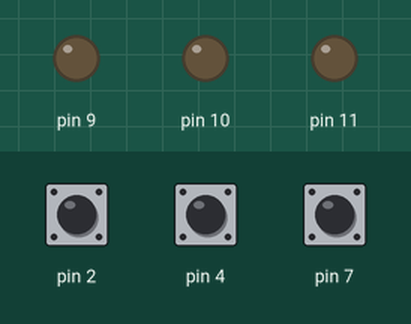
The sketch below on a simulated Arduino Uno, built with avr-gcc and run on an emulated ATmega328P. On the bench: output pins drawn as LEDs (lit = HIGH). The test bench sets the inputs (shaded band); at power-on: pin 2 HIGH, pin 4 HIGH, pin 7 HIGH. What the sketch prints to the serial monitor is not drawn.

Above: at 1.2 s.
1.3 s: pin 2 pulled LOW for 0.15 s
At 1.38 s:
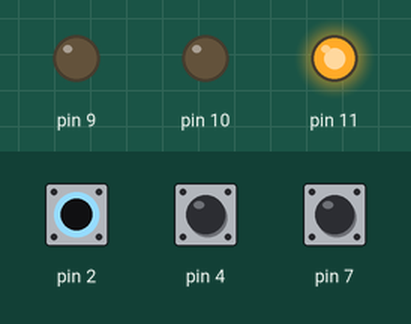
2.9 s: pin 4 pulled LOW for 0.15 s
At 2.98 s:
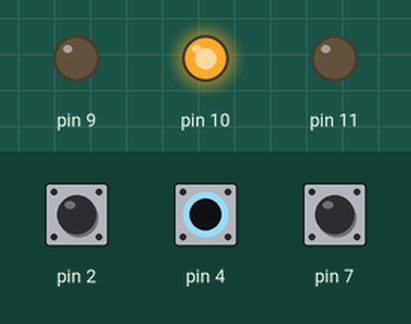
4.5 s: pin 7 pulled LOW for 0.15 s
At 4.58 s:
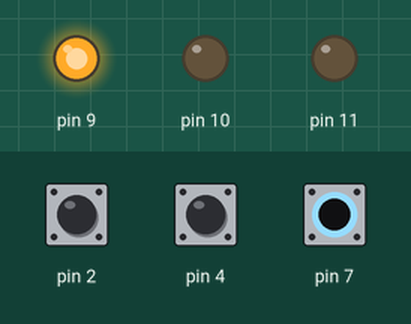
6.1 s: pin 7 pulled LOW for 3.2 s
At 10.5 s:
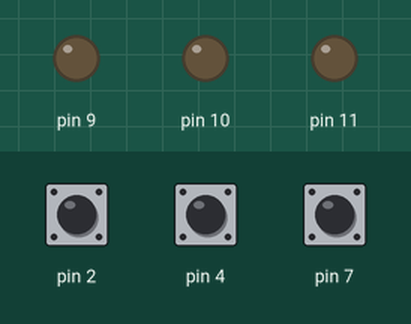
10.8 s: pin 2 pulled LOW for 3.2 s
At 11.5 s:
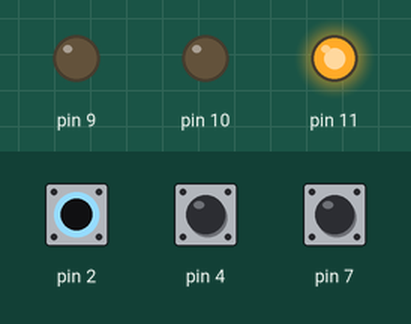
15.5 s: pin 2 driven LOW and pin 4 driven LOW
At 16.3 s:
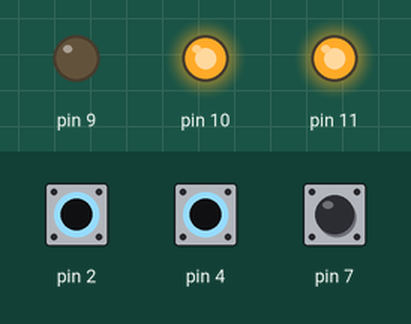
Timing chart, 0 to 18.0 s (numbered marks = the images above; inputs shaded):
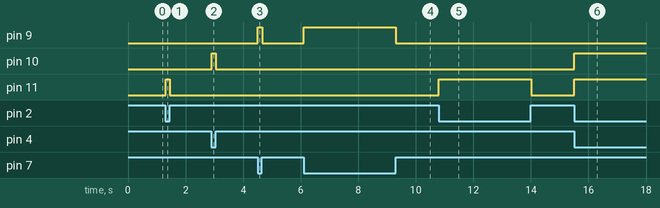

The sketch:

stick_and_button.ino
```cpp
void setup() {
  //turns the serial monitor on to directly read out values
  Serial.begin(9600);
  //the 3 LED pins
  pinMode(9, OUTPUT);
  pinMode(10, OUTPUT);
  pinMode(11, OUTPUT);

  //Stick up
  pinMode(2, INPUT_PULLUP);
  //Stick down
  pinMode(4, INPUT_PULLUP);
  //Button
  pinMode(7, INPUT_PULLUP);
}

void loop() {
  //Makes a variable of the stick and button pins
  int stickUp = digitalRead(2);
  int stickDown = digitalRead(4);
  int buttonDown = digitalRead(7);

  //Prints the values on the monitor
  Serial.print(stickUp);
  Serial.print(stickDown);
  Serial.println(buttonDown);

  //Example on how to make the button and stick control something, in this case 3 LEDs
  if (stickUp == 1) {
    digitalWrite(11, LOW);
  } else {
    digitalWrite(11, HIGH);
  }
  if (stickDown == 1) {
    digitalWrite(10, LOW);
  } else {
    digitalWrite(10, HIGH);
  }
  if (buttonDown == 1) {
    digitalWrite(9, LOW);
  } else {
    digitalWrite(9, HIGH);
  }
}
```

Measured:
- after the input at 1.3 s, pin 11: LOW → HIGH at once, → LOW 0.15 s later
- after the input at 2.9 s, pin 10: LOW → HIGH at once, → LOW 0.15 s later
- after the input at 4.5 s, pin 9: LOW → HIGH at once, → LOW 0.15 s later
- after the input at 6.1 s, pin 9: LOW → HIGH at once, → LOW 3.2 s later
- after the input at 10.8 s, pin 11: LOW → HIGH at once, → LOW 3.2 s later
- after the input at 15.5 s, pin 10, pin 11: LOW → HIGH at once
